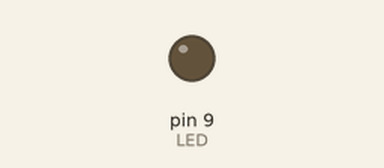
This sketch was run on a simulated Arduino Uno, built with avr-gcc and run on an emulated ATmega328P. Shown: output pins drawn as LEDs (lit = HIGH).

Above: at 0.05 s.
At 2.05 s:
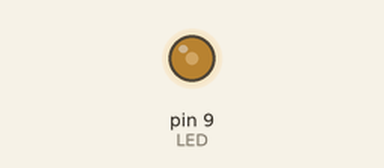
At 2.55 s:
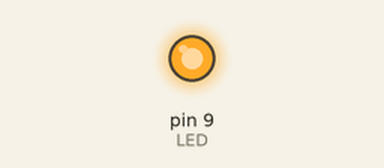
At 3.05 s:
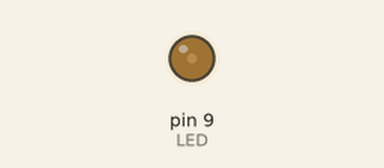
Timing chart, 0 to 5.3 s (numbered marks = the images above):
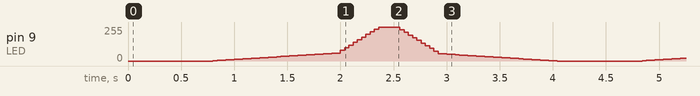

The sketch:

blink.ino
```cpp
#define LED (9)

#define FADE (2)
#define FADE_BOOST (10)
#define FADE_BOOST_THRESHOLD (60)
#define FADE_STEP_DELAY (40)
#define FADE_LIGHT_MIN_DELAY (800)
#define FADE_LIGHT_MAX_DELAY (200)

int brightness = 0;
int fade_amount = FADE;

void setup() {
  pinMode(LED, OUTPUT);
}

void loop() {
  int delay_amount = FADE_STEP_DELAY;

  if (brightness <= 0) {
    brightness = 0;
    fade_amount = FADE;
    delay_amount = FADE_LIGHT_MIN_DELAY;
  } else if (brightness >= 255) {
    brightness = 255;
    fade_amount = -FADE;
    delay_amount = FADE_LIGHT_MAX_DELAY;
  }

  analogWrite(LED, brightness);

  if (brightness < FADE_BOOST_THRESHOLD)
    brightness += fade_amount;
  else
    brightness += fade_amount * FADE_BOOST;

  delay(delay_amount);
}
```
